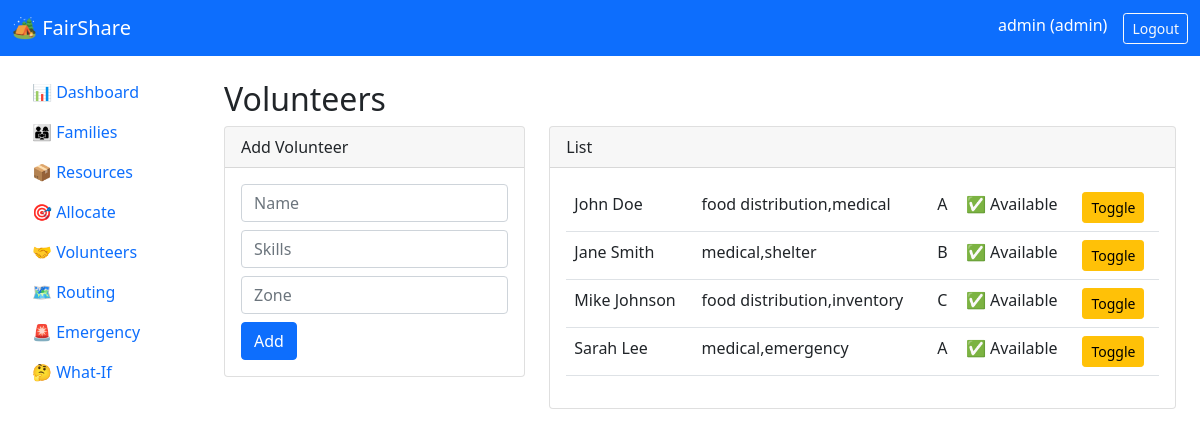
The page /volunteers (signed in) on the database its author committed.
### app.py (models this page shows)
class User(UserMixin, db.Model):
    __tablename__ = 'users'
    id = db.Column(db.Integer, primary_key=True)
    username = db.Column(db.String(80), unique=True)
    email = db.Column(db.String(120), unique=True)
    password_hash = db.Column(db.String(200))
    role = db.Column(db.String(20))

class Volunteer(db.Model):
    __tablename__ = 'volunteers'
    id = db.Column(db.Integer, primary_key=True)
    name = db.Column(db.String(100))
    skills = db.Column(db.String(200))
    assigned_zone = db.Column(db.String(10))
    is_available = db.Column(db.Boolean, default=True)

### app.py (the view)
@app.route('/volunteers')
@login_required
def list_volunteers():
    return render_template('volunteers.html', volunteers=Volunteer.query.all())

### app.py (called while the page is built)
@login_manager.user_loader
def load_user(user_id):
    return User.query.get(int(user_id))

### templates/volunteers.html
{% extends "base.html" %}
{% block content %}
<h2>Volunteers</h2>
<div class="row"><div class="col-md-4"><div class="card"><div class="card-header">Add Volunteer</div><div class="card-body"><form method="POST" action="/volunteers/add"><input type="text" name="name" class="form-control mb-2" placeholder="Name"><input type="text" name="skills" class="form-control mb-2" placeholder="Skills"><input type="text" name="zone" class="form-control mb-2" placeholder="Zone"><button type="submit" class="btn btn-primary">Add</button></form></div></div></div><div class="col-md-8"><div class="card"><div class="card-header">List</div><div class="card-body"><table class="table">{% for v in volunteers %}<tr><td>{{ v.name }}</td><td>{{ v.skills }}</td><td>{{ v.assigned_zone }}</td><td>{% if v.is_available %}✅ Available{% else %}❌ Busy{% endif %}</td><td><a href="/volunteers/toggle/{{ v.id }}" class="btn btn-sm btn-warning">Toggle</a></td></tr>{% endfor %}</table></div></div></div></div>
{% endblock %}

### templates/base.html (shortened to what this page needs)
<!DOCTYPE html>
<html lang="en">
<head>
    <link href="https://cdn.jsdelivr.net/npm/bootstrap@5.1.3/dist/css/bootstrap.min.css" rel="stylesheet">
    <link rel="stylesheet" href="https://cdnjs.cloudflare.com/ajax/libs/font-awesome/6.0.0/css/all.min.css">
</head>
<body>
    <nav class="navbar navbar-dark bg-primary">
        <div class="container-fluid">
            <a class="navbar-brand" href="/">🏕️ FairShare</a>
            {% if current_user.is_authenticated %}
                <div class="d-flex text-white">
                    <span class="me-3">{{ current_user.username }} ({{ current_user.role }})</span>
                    <a href="/logout" class="btn btn-sm btn-outline-light">Logout</a>
                </div>
            {% endif %}
        </div>
    </nav>
    <div class="container-fluid">
        <div class="row">
            {% if current_user.is_authenticated %}
            <div class="col-md-2 bg-white p-3" style="min-height: 100vh;">
                <a class="nav-link" href="/dashboard">📊 Dashboard</a>
                <a class="nav-link" href="/families">👨‍👩‍👧 Families</a>
                <a class="nav-link" href="/resources">📦 Resources</a>
                <a class="nav-link" href="/allocate">🎯 Allocate</a>
                <a class="nav-link" href="/volunteers">🤝 Volunteers</a>
                <a class="nav-link" href="/routing">🗺️ Routing</a>
                <a class="nav-link" href="/emergency">🚨 Emergency</a>
                <a class="nav-link" href="/whatif">🤔 What-If</a>
            </div>
            <div class="col-md-10 p-4">
            {% else %}
            <div class="col-md-12 p-4">
            {% endif %}
                {% block content %}{% endblock %}
            </div>
        </div>
    </div>
</body>
</html>

### rows shown on the page
User: username "admin", role "admin"
Volunteer: name "John Doe", skills "food distribution,medical", assigned_zone "A", is_available "✅ Available"
Volunteer: name "Jane Smith", skills "medical,shelter", assigned_zone "B", is_available "✅ Available"
Volunteer: name "Mike Johnson", skills "food distribution,inventory", assigned_zone "C", is_available "✅ Available"
Volunteer: name "Sarah Lee", skills "medical,emergency", assigned_zone "A", is_available "✅ Available"
